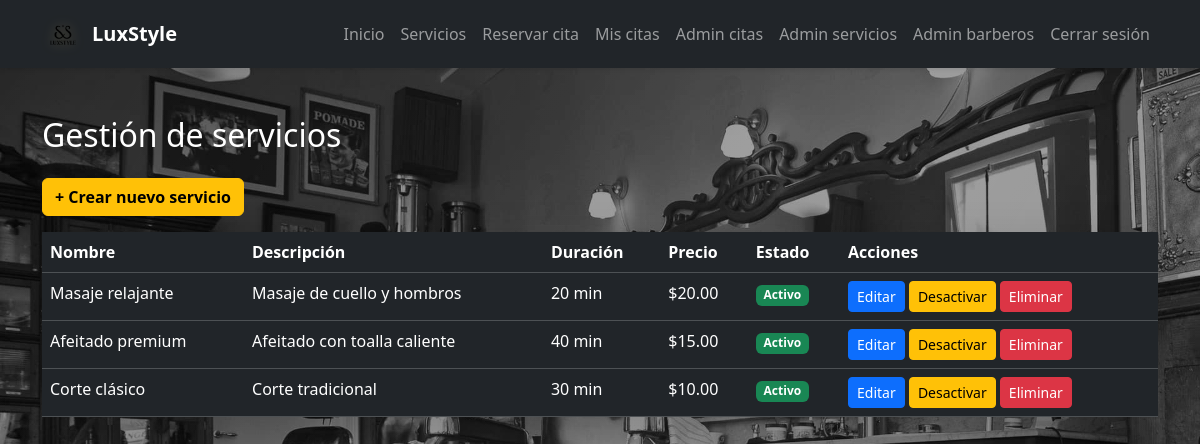
Page /admin/services (signed in) on the committed database.
### app.py (models this page shows)
class Service(db.Model):
    __tablename__ = "services"
    id = db.Column(db.Integer, primary_key=True)
    name = db.Column(db.String(120), nullable=False)
    description = db.Column(db.String(255))
    duration_minutes = db.Column(db.Integer, nullable=False)
    price = db.Column(db.Float, nullable=False)
    is_active = db.Column(db.Boolean, default=True)
    appointments = db.relationship("Appointment", back_populates="service")

### app.py (the view)
@app.route("/admin/services")
def admin_services():
    if session.get("role") != "admin":
        flash("No tienes permiso", "danger")
        return redirect(url_for("index"))
    services = Service.query.order_by(Service.id.desc()).all()
    return render_template("admin_services.html", services=services)

### templates/admin_services.html (shortened to what this page needs)
{% extends "base.html" %}
{% block content %}
<h2 class="mb-4 text-white" data-aos="fade-down">Gestión de servicios</h2>
<div class="d-flex justify-content-between mb-3">
    <a href="{{ url_for('admin_service_create') }}" class="btn btn-warning fw-bold">
        + Crear nuevo servicio
    </a>
</div>
<table class="table table-dark table-hover rounded shadow-lg" data-aos="fade-up">
    <thead>
        <tr>
            <th>Nombre</th>
            <th>Descripción</th>
            <th>Duración</th>
            <th>Precio</th>
            <th>Estado</th>
            <th>Acciones</th>
        </tr>
    </thead>
    <tbody>
        {% for s in services %}
        <tr>
            <td>{{ s.name }}</td>
            <td>{{ s.description }}</td>
            <td>{{ s.duration_minutes }} min</td>
            <td>${{ '%.2f'|format(s.price) }}</td>
            <td>
                {% if s.is_active %}
                <span class="badge bg-success">Activo</span>
                {% else %}
                <span class="badge bg-danger">Inactivo</span>
                {% endif %}
            </td>
            <td>
                <a href="{{ url_for('admin_service_edit', service_id=s.id) }}"
                   class="btn btn-primary btn-sm">Editar</a>
                <a href="{{ url_for('admin_service_toggle', service_id=s.id) }}"
                   class="btn btn-warning btn-sm btn-confirm"
                   data-message="¿Cambiar estado de este servicio?">
                    {{ "Desactivar" if s.is_active else "Activar" }}
                </a>
                <a href="{{ url_for('admin_service_delete', service_id=s.id) }}"
                   class="btn btn-danger btn-sm btn-confirm"
                   data-message="¿Eliminar este servicio permanentemente?">
                    Eliminar
                </a>
            </td>
        </tr>
        {% endfor %}
    </tbody>
</table>
{% endblock %}

### static/css/styles.css (style rules this page uses)
body { font-family: system-ui, -apple-system, "Segoe UI", sans-serif; color: #f2f2f2; background-image: url("../img/fondo.jpg"); background-position: center top; background-repeat: no-repeat; background-size: cover; background-attachment: fixed; background-color: #000; position: relative; }
body::before { content: ""; position: fixed; top: 0; left: 0; width: 100%; height: 100%; background: rgba(0,0,0,0.40); z-index: -2; }
body::after { content: ""; position: fixed; top: 0; left: 0; width: 100%; height: 100%; pointer-events: none; background: linear-gradient( 120deg, transparent 0%, rgba(255,255,255,0.08) 50%, transparent 100% ); animation: shineMove 6s ease-in-out infinite; z-index: -1; }

### rows in the picture
Service: name "Masaje relajante", description "Masaje de cuello y hombros", duration_minutes "20", price "20.00", shows "Activo", is_active "Desactivar"
Service: name "Afeitado premium", description "Afeitado con toalla caliente", duration_minutes "40", price "15.00", shows "Activo", is_active "Desactivar"
Service: name "Corte clásico", description "Corte tradicional", duration_minutes "30", price "10.00", shows "Activo", is_active "Desactivar"
